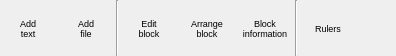
        <widget class="QWidget" name="TopLayout_3" native="true">
         <property name="sizePolicy">
          <sizepolicy hsizetype="Preferred" vsizetype="Fixed">
           <horstretch>0</horstretch>
           <verstretch>0</verstretch>
          </sizepolicy>
         </property>
         <property name="minimumSize">
          <size>
           <width>0</width>
           <height>56</height>
          </size>
         </property>
         <property name="maximumSize">
          <size>
           <width>16777215</width>
           <height>56</height>
          </size>
         </property>
         <property name="font">
          <font>
           <pointsize>8</pointsize>
          </font>
         </property>
         <property name="styleSheet">
          <string notr="true">QToolButton {
	background-color: transparent;
	border: none; 
    font-size: 9px;
}
QToolButton:hover{ 
    border: 2px solid #8f8f91;
     border-radius: 6px;
     background-color: qlineargradient(x1: 0, y1: 0, x2: 0, y2: 1,
                                       stop: 0 #f6f7fa, stop: 1 #dadbde);
}
QToolButton:pressed {
    border: 2px solid #8f8f91;
     border-radius: 6px;
     background-color: qlineargradient(x1: 0, y1: 0, x2: 0, y2: 1,
                                       stop: 0 #f6f7fa, stop: 1 #dadbde);
 }
</string>
         </property>
         <layout class="QHBoxLayout" name="horizontalLayout_35">
          <property name="spacing">
           <number>2</number>
          </property>
          <property name="leftMargin">
           <number>0</number>
          </property>
          <property name="topMargin">
           <number>0</number>
          </property>
          <property name="rightMargin">
           <number>0</number>
          </property>
          <property name="bottomMargin">
           <number>0</number>
          </property>
          <item>
           <widget class="QToolButton" name="AddTextBlock">
            <property name="minimumSize">
             <size>
              <width>56</width>
              <height>56</height>
             </size>
            </property>
            <property name="maximumSize">
             <size>
              <width>56</width>
              <height>56</height>
             </size>
            </property>
            <property name="font">
             <font>
              <pointsize>-1</pointsize>
             </font>
            </property>
            <property name="toolTip">
             <string>Add a new text block</string>
            </property>
            <property name="text">
             <string>Add
text</string>
            </property>
            <property name="icon">
             <iconset resource="../../../RSCffDiaporama.qrc">
              <normaloff>:/img/add_text.png</normaloff>:/img/add_text.png</iconset>
            </property>
            <property name="iconSize">
             <size>
              <width>24</width>
              <height>24</height>
             </size>
            </property>
            <property name="shortcut">
             <string>Ctrl+Ins</string>
            </property>
            <property name="toolButtonStyle">
             <enum>Qt::ToolButtonTextUnderIcon</enum>
            </property>
           </widget>
          </item>
          <item>
           <widget class="QToolButton" name="AddFileBlock">
            <property name="minimumSize">
             <size>
              <width>56</width>
              <height>56</height>
             </size>
            </property>
            <property name="maximumSize">
             <size>
              <width>56</width>
              <height>56</height>
             </size>
            </property>
            <property name="font">
             <font>
              <pointsize>-1</pointsize>
             </font>
            </property>
            <property name="toolTip">
             <string>Add one or several new blocks of images or video. A file selection dialog appears allowing you to select files.

Note: in case of multiple selection, files are added in the alphabetical order of the filenames or in the digital order of shots (according to the option selected in the configuration dialog).</string>
            </property>
            <property name="text">
             <string>Add
file</string>
            </property>
            <property name="icon">
             <iconset resource="../../../RSCffDiaporama.qrc">
              <normaloff>:/img/add_image.png</normaloff>:/img/add_image.png</iconset>
            </property>
            <property name="iconSize">
             <size>
              <width>24</width>
              <height>24</height>
             </size>
            </property>
            <property name="shortcut">
             <string>Ins</string>
            </property>
            <property name="toolButtonStyle">
             <enum>Qt::ToolButtonTextUnderIcon</enum>
            </property>
           </widget>
          </item>
          <item>
           <widget class="Line" name="line_6">
            <property name="orientation">
             <enum>Qt::Vertical</enum>
            </property>
           </widget>
          </item>
          <item>
           <widget class="QToolButton" name="EditBT">
            <property name="minimumSize">
             <size>
              <width>56</width>
              <height>56</height>
             </size>
            </property>
            <property name="maximumSize">
             <size>
              <width>56</width>
              <height>56</height>
             </size>
            </property>
            <property name="font">
             <font>
              <pointsize>-1</pointsize>
             </font>
            </property>
            <property name="toolTip">
             <string>Edit block</string>
            </property>
            <property name="text">
             <string>Edit
block</string>
            </property>
            <property name="icon">
             <iconset resource="../../../RSCffDiaporama.qrc">
              <normaloff>:/img/edit.png</normaloff>:/img/edit.png</iconset>
            </property>
            <property name="iconSize">
             <size>
              <width>24</width>
              <height>24</height>
             </size>
            </property>
            <property name="toolButtonStyle">
             <enum>Qt::ToolButtonTextUnderIcon</enum>
            </property>
           </widget>
          </item>
          <item>
           <widget class="QToolButton" name="ArrangeBT">
            <property name="minimumSize">
             <size>
              <width>56</width>
              <height>56</height>
             </size>
            </property>
            <property name="maximumSize">
             <size>
              <width>56</width>
              <height>56</height>
             </size>
            </property>
            <property name="font">
             <font>
              <pointsize>-1</pointsize>
             </font>
            </property>
            <property name="toolTip">
             <string>Arrange blocks</string>
            </property>
            <property name="text">
             <string>Arrange
block</string>
            </property>
            <property name="icon">
             <iconset resource="../../../RSCffDiaporama.qrc">
              <normaloff>:/img/Arrange/arrange.png</normaloff>:/img/Arrange/arrange.png</iconset>
            </property>
            <property name="iconSize">
             <size>
              <width>24</width>
              <height>24</height>
             </size>
            </property>
            <property name="toolButtonStyle">
             <enum>Qt::ToolButtonTextUnderIcon</enum>
            </property>
           </widget>
          </item>
          <item>
           <widget class="QToolButton" name="InfoBlockBT">
            <property name="minimumSize">
             <size>
              <width>56</width>
              <height>56</height>
             </size>
            </property>
            <property name="maximumSize">
             <size>
              <width>56</width>
              <height>56</height>
             </size>
            </property>
            <property name="font">
             <font>
              <pointsize>-1</pointsize>
             </font>
            </property>
            <property name="toolTip">
             <string>Display information on image or video file</string>
            </property>
            <property name="text">
             <string>Block
information</string>
            </property>
            <property name="icon">
             <iconset resource="../../../RSCffDiaporama.qrc">
              <normaloff>:/img/Action_Info.png</normaloff>:/img/Action_Info.png</iconset>
            </property>
            <property name="iconSize">
             <size>
              <width>24</width>
              <height>24</height>
             </size>
            </property>
            <property name="toolButtonStyle">
             <enum>Qt::ToolButtonTextUnderIcon</enum>
            </property>
           </widget>
          </item>
          <item>
           <widget class="Line" name="line_7">
            <property name="orientation">
             <enum>Qt::Vertical</enum>
            </property>
           </widget>
          </item>
          <item>
           <widget class="QToolButton" name="RulersBT">
            <property name="minimumSize">
             <size>
              <width>56</width>
              <height>56</height>
             </size>
            </property>
            <property name="maximumSize">
             <size>
              <width>56</width>
              <height>56</height>
             </size>
            </property>
            <property name="font">
             <font>
              <pointsize>-1</pointsize>
             </font>
            </property>
            <property name="toolTip">
             <string>Allows you to open the rulers settings dialog.</string>
            </property>
            <property name="text">
             <string>Rulers</string>
            </property>
            <property name="icon">
             <iconset resource="../../../RSCffDiaporama.qrc">
              <normaloff>:/img/ruler_ok.png</normaloff>:/img/ruler_ok.png</iconset>
            </property>
            <property name="iconSize">
             <size>
              <width>24</width>
              <height>24</height>
             </size>
            </property>
            <property name="toolButtonStyle">
             <enum>Qt::ToolButtonTextUnderIcon</enum>
            </property>
           </widget>
          </item>
          <item>
           <spacer name="horizontalSpacer_8">
            <property name="orientation">
             <enum>Qt::Horizontal</enum>
            </property>
            <property name="sizeHint" stdset="0">
             <size>
              <width>40</width>
              <height>20</height>
             </size>
            </property>
           </spacer>
          </item>
         </layout>
        </widget>
